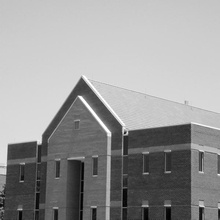
%> input picture labs/171860607_2/assignment2/asset/image/3_3.jpg, 220 x 220 px, shrunk from 600 x 600 before the run
$ octave code2.m   (GNU Octave 9; MATLAB toolbox functions it lacks are replaced by stand-ins)
%> lines starting %> are read from the running program, lines starting %| are printed output that depends on the picture
sobel=double([-1,0,1;-2,0,2;-1,0,1]);
[sx,sy]=size(sobel);
%% 空间域原图
f=imread('3_3.jpg');
%> f is the input picture: size 220x220 uint8; min 0, max 255, mean 152.9
f=mat2gray(f);
%> f: size 220x220 double
[x,y]=size(f);
%> x = 220; y = 220
subplot(321);imshow(f,[]);title('空间域原图');
%% 频率域原图
newf=zeros(2*x,2*y);
newf(1:x,1:y)=f;
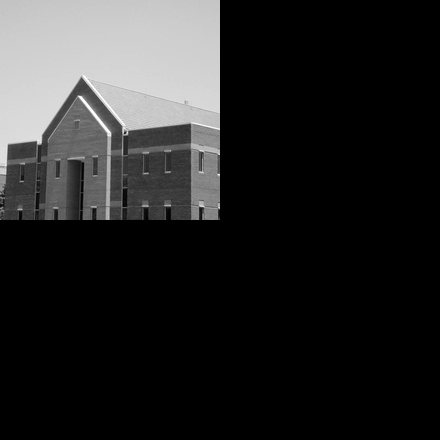
%> newf: size 440x440 double; min 0, max 1, mean 0.15

newff=zeros(2*x,2*y);
for i = 1 : (x*2)
    for j = 1 : (y*2)
        newff(i,j) = double(newf(i,j))*((-1)^(i+j));
    end
end

ff=fft2(newff);
ffplot=log(abs(real(ff))+1);
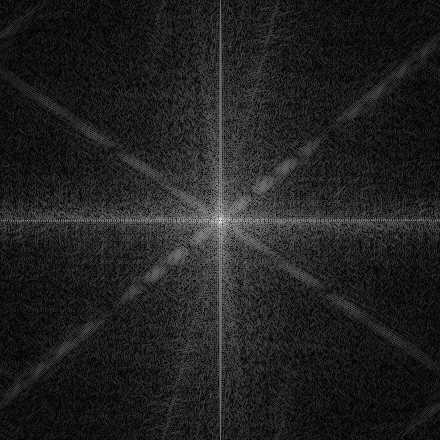
%> ffplot: size 440x440 double; min 2.33e-05, max 10.28, mean 1.34; drawn with min black and max white
subplot(322);imshow(ffplot,[]);title('频率域原图');

%% 频率域滤波

fforg=zeros(x+sx-1,y+sy-1);
fforg(1:x,1:y)=f;
for i = 1 : x+sx-1
    for j = 1 : y+sy-1
        fforg(i,j) = double(fforg(i,j))*((-1)^(i+j));
    end
end
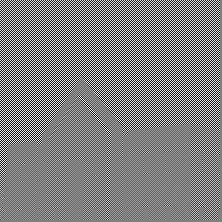
%> fforg: size 222x222 double; min -1, max 1, mean -2.43e-05; drawn with min black and max white
fforg2=fft2(fforg,x+sx-1,y+sy-1);

ffsobel=zeros(x+sx-1,y+sy-1);
ffsobel((x+sx-1)/2:(x+sx-1)/2+sx-1,(y+sy-1)/2:(y+sy-1)/2+sy-1)=sobel;
for i = 1 : x+sx-1
    for j = 1 : y+sy-1
        ffsobel(i,j) = ffsobel(i,j)*((-1)^(i+j));
    end
end
%> ffsobel: size 222x222 double; min -2, max 2, mean 0; mean of the top-left, top-right, bottom-left and bottom-right quarters -8.12e-05, 8.12e-05, 8.12e-05, -8.12e-05
fffsobel=fft2(ffsobel,x+sx-1,y+sy-1);

for i = 1 : x+sx-1
    for j = 1 : y+sy-1
        fffsobel(i,j) = fffsobel(i,j)*((-1)^(i+j));
    end
end
ffffsobel=imag(fffsobel);

subplot(323);imshow(ffffsobel,[]);title('频率域算子');

Gf = fffsobel.*fforg2;

A2=log(abs(Gf)+1);
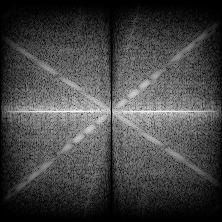
%> A2: size 222x222 double; min 0, max 7.8, mean 2.11; drawn with min black and max white
subplot(324);imshow(A2,[]);title('频率域相乘');

gpf=ifft2(Gf);
gpfr = real(gpf);
for i = 1 : x+sx-1
    for j = 1 : y+sy-1
        gpf(i,j) = double(gpf(i,j))*(-1)^(i+j);
    end
end
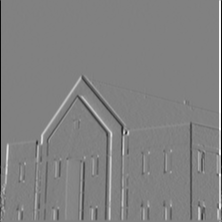
%> gpf: size 222x222 double; min -3.49, max 3.4, mean -2.48e-18; drawn with min black and max white
finalff=gpf(1:x,1:y);
subplot(325);imshow(finalff,[]);title('频率域滤波结果');

%% 空间域滤波

nsf=zeros(x+2*ceil(sx/2),y+2*ceil(sy/2));
nsf(ceil(sx/2)+1:ceil(sx/2)+x,ceil(sy/2)+1:ceil(sy/2)+y)=f;%这里采用零填充
% [38 lines of commented-out code are left out]
tsobel=zeros(sx,sy);
for i =1:sx
    for j =1:sy
        tsobel(sx-i+1,sy-j+1)=sobel(i,j);
    end
end
%卷积 方式为same，若为full或valid，只需要修改i，j范围
finalsf0=zeros(x+2*ceil(sx/2),y+2*ceil(sy/2));
for i =ceil(sx/2)+1:ceil(sx/2)+x
    for j=ceil(sy/2)+1:ceil(sy/2)+y
        sum=0;
        for k=1:sx
            for l =1:sy
                sum=sum+tsobel(k,l)*nsf(i-ceil(sx/2)+k,j-ceil(sy/2)+l);
            end
        end
        finalsf0(i,j)=sum/8;
    end
end
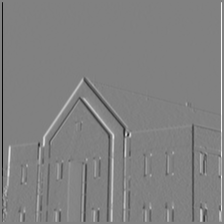
%> finalsf0: size 224x224 double; min -0.437, max 0.425, mean 0.000136; drawn with min black and max white

finalsf=finalsf0(ceil(sx/2)+1:ceil(sx/2)+x,ceil(sy/2)+1:ceil(sy/2)+y);
subplot(326);imshow(finalsf,[]);title('空间域滤波结果');
%> after `title('空间域滤波结果')`:
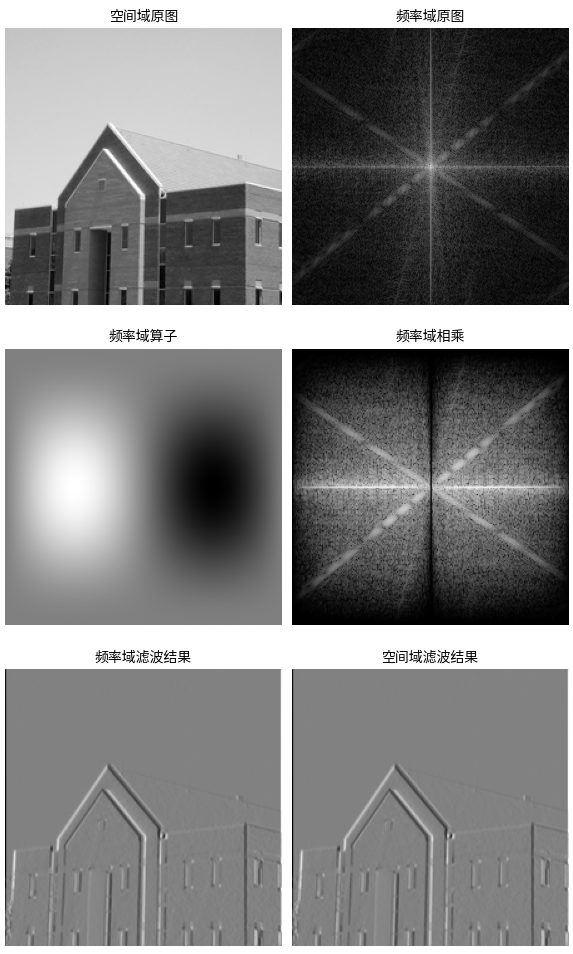
%> figure redrawn from the program's plot data, 6 panels

%% 统计
%> (the run ends here)
